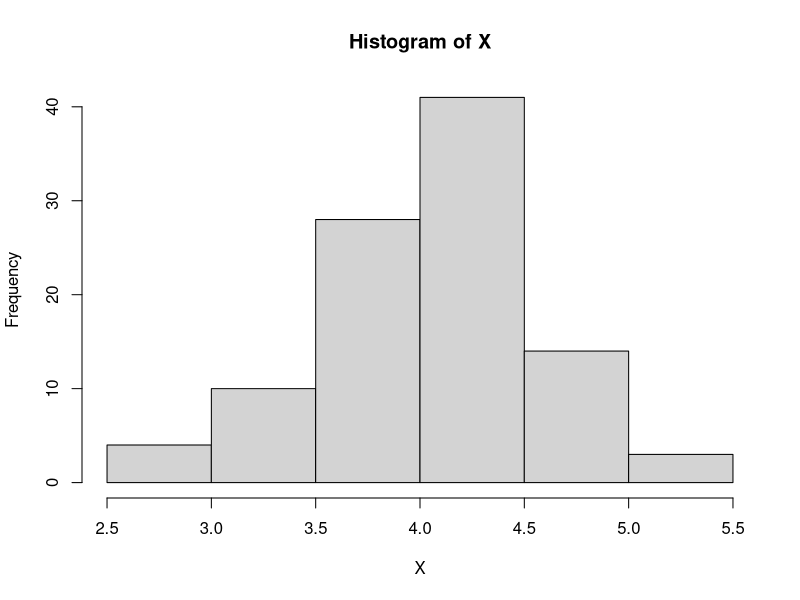
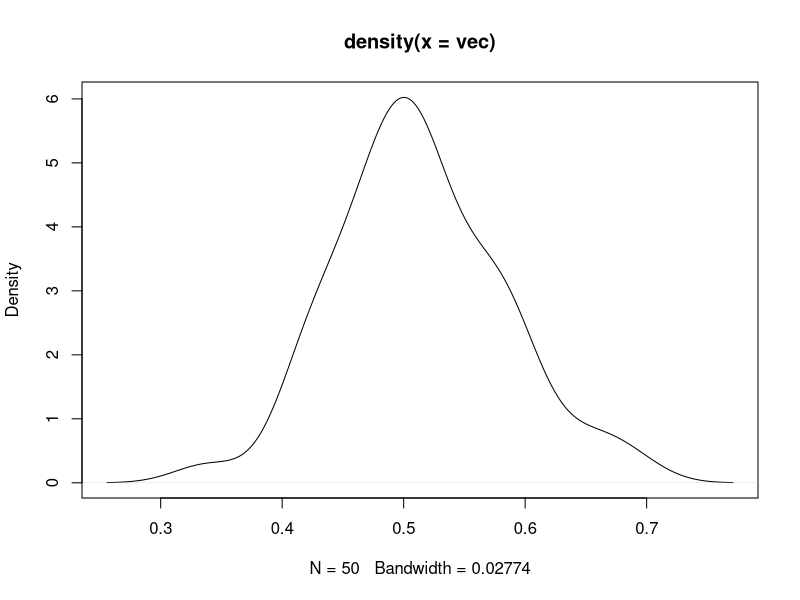
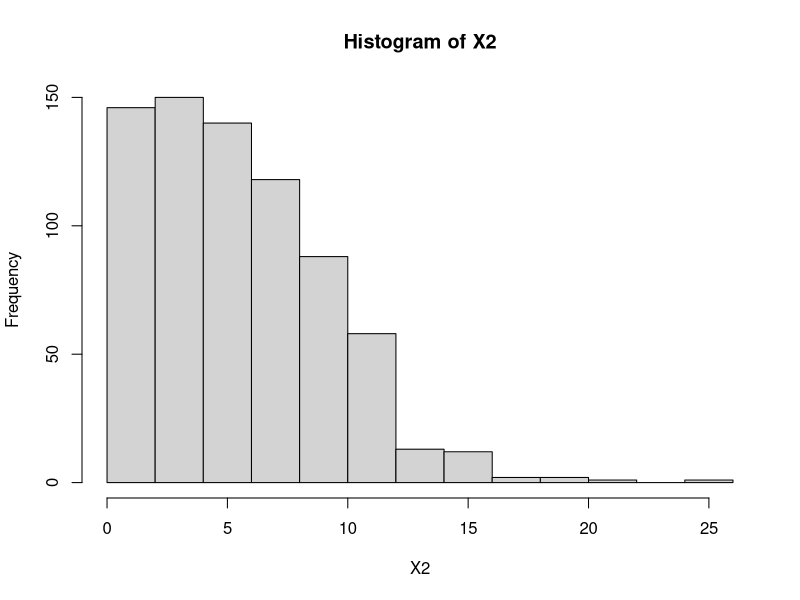

These figures' R source, in order:
##Construcción de funciones.
###Caso 1.

DAT <- c(13, 2, 4, 0, 36, 3, 2, 7, 1, 11)  # datos originales (inventados)
dat <- (DAT[DAT>0])                        # elimino los 0 (por los log)
N <- sum(dat)                              # total de individuos
p <- dat/N                                 # abundancias relativas
H <- -sum(p*log(p))
H                                          # resultado

# construcción de la función 
# notar las similitudes y diferencias con los pasos de arriba.
shann <- function(x) {
  z <- (x[x>0])        	
  N <- sum(z)						
  p <- z/N						
  H <- -sum(p*log(p))
  H                       # la última línea es lo que mostrará la función
}	

# probamos la función con el set de datos original
shann(DAT)

# probamos la función con el otro set de datos
Y <- c(67, 8, 1, 6, 8, 5, 9, 7, 10, 1, 0, 1, 2,0, 2, 1)
shann(Y)

############################################################

##Funciones de simulación y muestreo.

# simulación de datos
X <- rnorm(100, mean = 4, sd = 0.5)
hist(X)

# probabilidad de observar el valor z < 5.4 bajo la distribución simulada arriba
pnorm(5.4, mean = 4, sd = 0.5)

# valor del percentil 75 bajo la misma distribución
qnorm(0.75, mean = 4, sd = 0.5)

##############################################################

# Exploración de las utilidades de sample
AA <- c(1:10)
AA

#sólo cambio el orden: permutación
sample(AA, size = 10, replace = FALSE) 

#muestreo aleatorio sin remplazo
sample(AA, size = 5, replace = FALSE)

#muestreo aleatorio con remplazo
sample(AA, size = 5, replace = TRUE) 	

#idem, pero de igual n que la muestra original, base del bootstrap
sample(AA, size = 10, replace = TRUE) 

?sample	

#############################################################

##Programación con R
Dat <- runif(1000)
vec <- numeric(length=50)
vec					       # vector vacío antes del loop
for(i in 1:50) {vec[i] <- mean(sample(Dat, 20))} 
vec					       # vector luego de aplicar el loop
plot(density(vec))		       #teorema central del límite

# construir una distribución normal truncada
X1 <- rnorm(1000, mean= 3, sd=5)
X2 <- numeric(1000)
for (i in 1:1000) if (X1[i] < 0) X2[i] <- NA else X2[i] <- X1[i]
hist(X2)

m <- rnorm(200)
X <- matrix(m, 40, 5)

apply(X, 2, mean)
apply(X, 1, mean)


# ejemplo 1
A <- c(8, 23, 11, 10)
B <- c(15, 3, 2, 1)

#con loop (MAL)
C <- numeric(4)
for(i in 1:4) C[i] <- A[i] + B[i]
C

# vectorizado (BIEN)
C <- A + B
C

# ejemplo 2
m <- rnorm(200)
X <- matrix(m, 40, 5)

# con loop (MAL)
med <- numeric(5)
for(i in 1:5) med[i] <- mean(X[, i])
med

#vectorizado (BIEN)
med<-apply(X, 2, mean)
med

############################################################

##Funciones de procesamiento de datos.

head(iris)
M1 <- by(iris[, 1:4], iris$Species, colMeans)
M1

M2 <- aggregate(iris[, 1:4], by = list(iris$Species), mean)
M2

#### END ####
